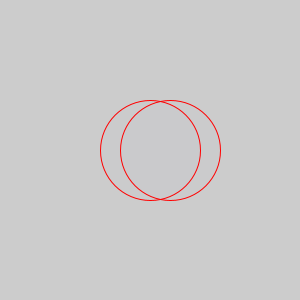
Frame 1 (no input)
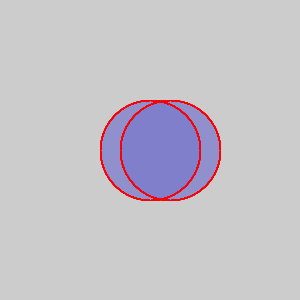
Frame 60 (the mouse pressed at the canvas centre just before this capture)
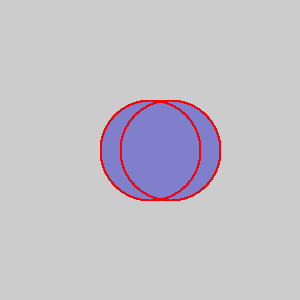
Frame 120 (the mouse held since frame 60 and released just before this capture)

The Processing sketch that drew these frames (run headless with seeded random() and noise(); from frame 60 on, the mouse is pressed at the canvas centre):

// Processing sketch: processing_109095
// ── processing_109095.pde

void setup()
{
 size(300, 300);
}


void draw()
{
   
  stroke(255, 0, 0);
  fill(0, 0, 255, 1);
  ellipse(150, 150, 100, 100);
  ellipse(170, 150, 100, 100);
}
